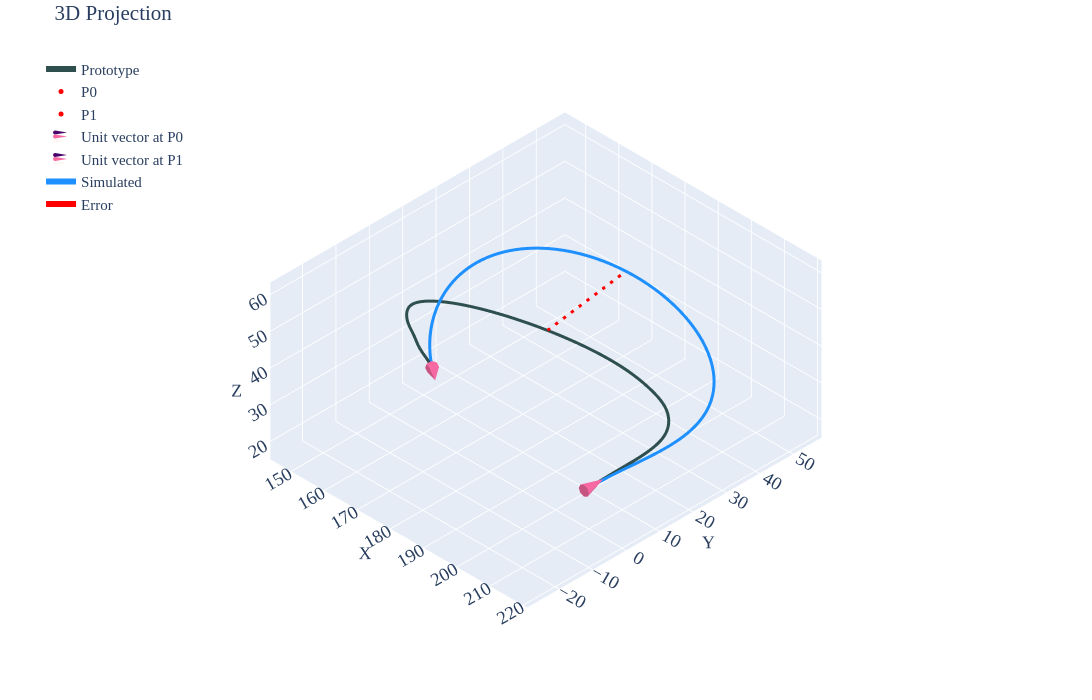
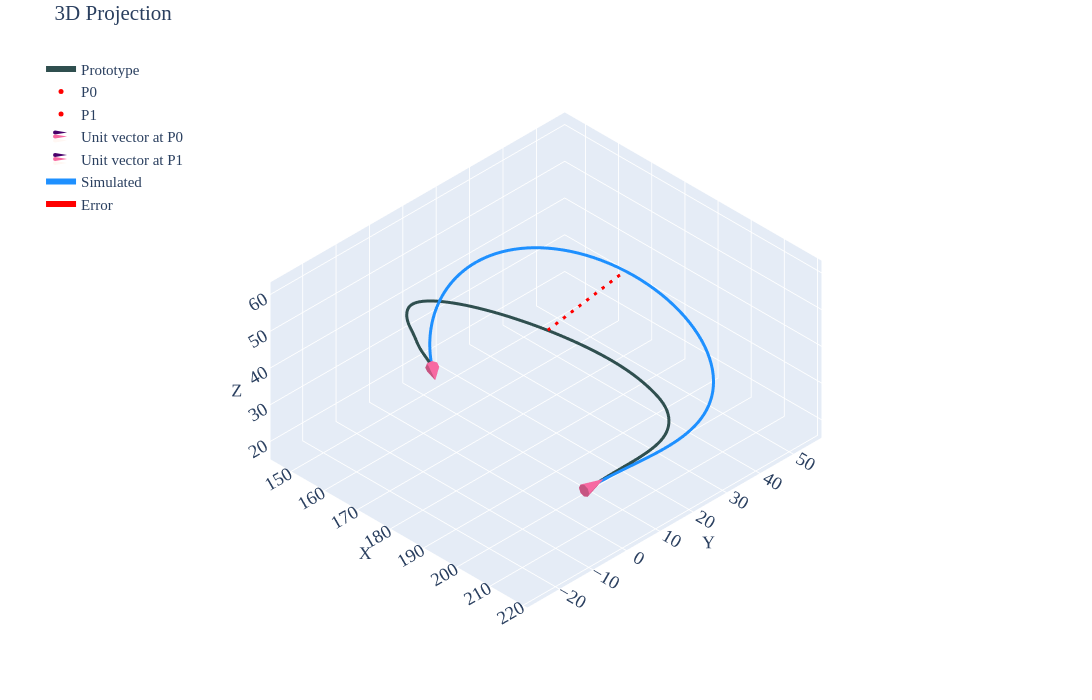
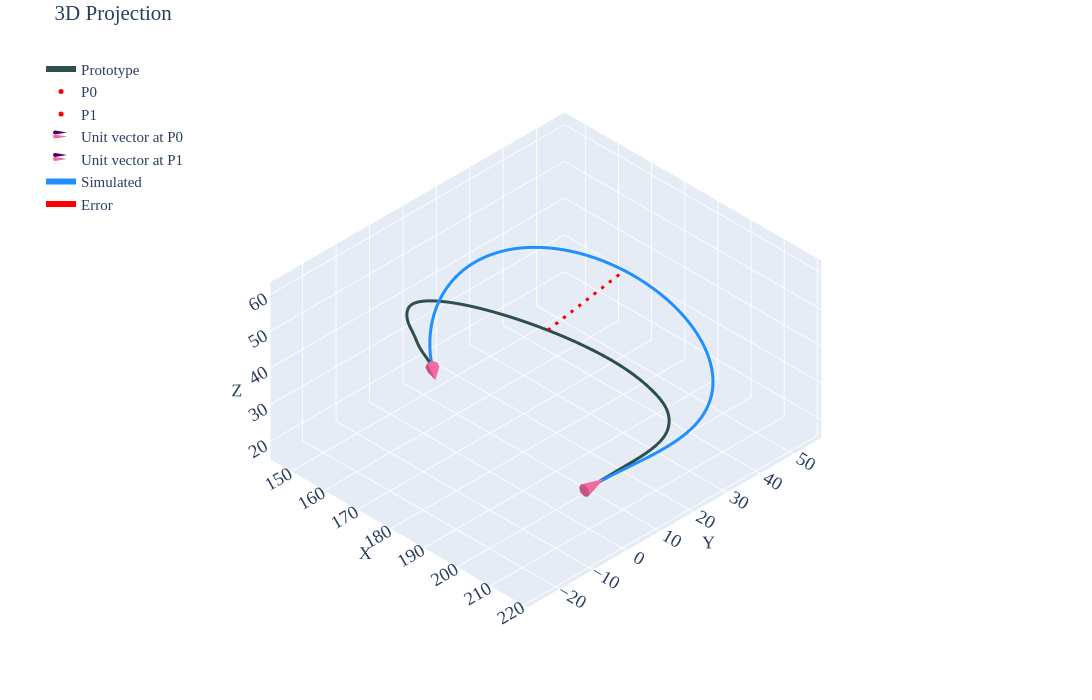
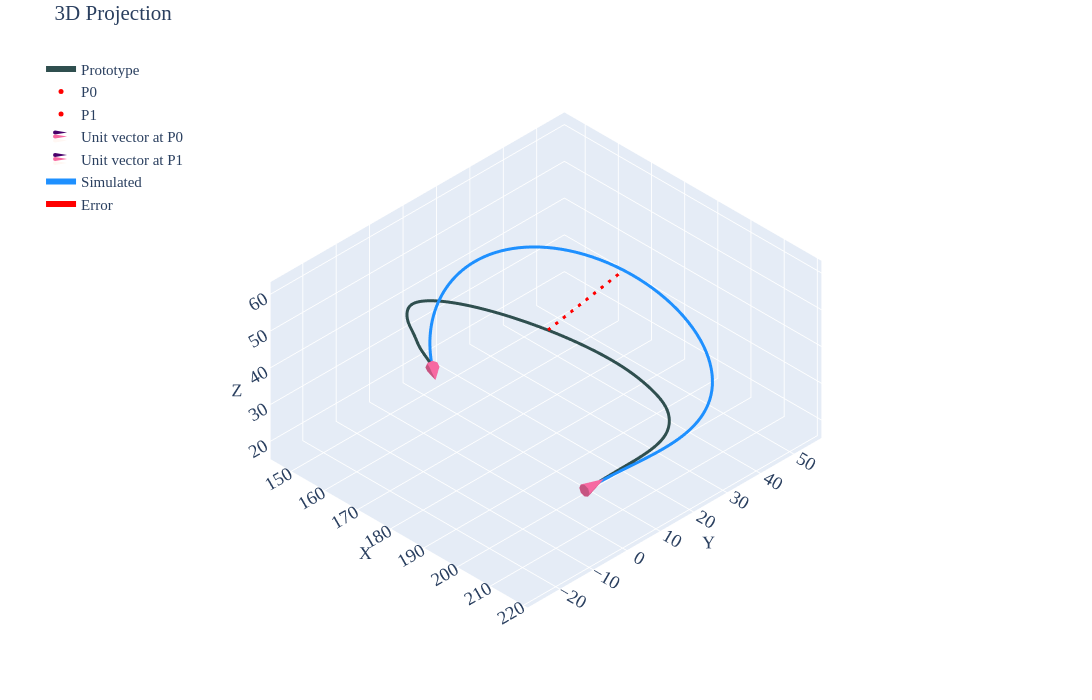

Here is the notebook cell these charts were saved with, in order:
### Code cell
for i in  np.linspace(0.002605, 0.004605, 37):
    e_looper(youngs_modulus=i,pfix='youngs-new\\')
